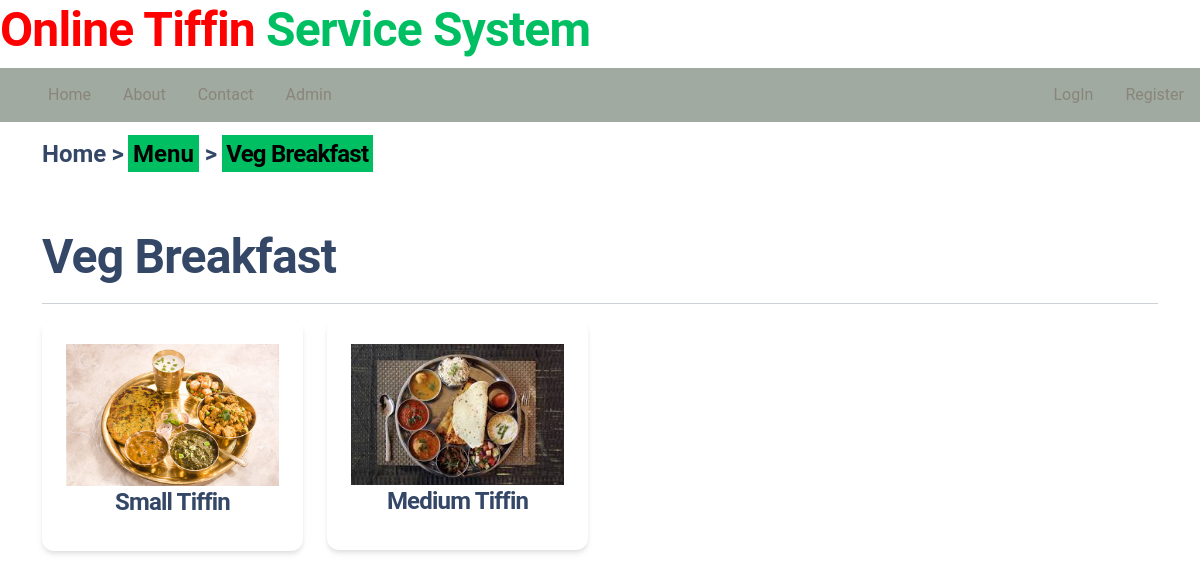
/TifFetch.php?category=Vegetarian Breakfast tiffin, run on the app's committed database.
### tables this page shows
CREATE TABLE `categories` (
  `id` int(11) NOT NULL,
  `Name` varchar(50) NOT NULL,
  `slug` varchar(50) NOT NULL,
  `Description` mediumtext NOT NULL,
  `Image` varchar(100) NOT NULL
);

CREATE TABLE `tiffins` (
  `Id` int(11) NOT NULL,
  `Category_Id` int(11) NOT NULL,
  `Name` varchar(191) NOT NULL,
  `Slug` varchar(100) NOT NULL,
  `Description` mediumtext NOT NULL,
  `Image` varchar(191) NOT NULL,
  `Price` int(11) NOT NULL
);

### Functions/UserFunctions.php (called while the page is built, shortened)
<?Php
include ('Connection.php');
function getSlugActive($table, $slug)
{
global $conn;
    $query = "SELECT * FROM $table WHERE slug = '$slug' LIMIT 1";
    return $result = mysqli_query($conn,$query);
}
function getTiffByCategory($category_id)
{
    global $conn;
    $query = "SELECT * FROM tiffins WHERE Category_Id = '$category_id'";
    return $result = mysqli_query($conn,$query);
}
?>

### TifFetch.php (the view, shortened to what this page needs)
<?php
include 'navbar.php';
include ('Functions/UserFunctions.php');
if(isset($_GET['category'])){
$category_slug = $_GET['category'];
$category_data = getSlugActive("categories",$category_slug);
$category = mysqli_fetch_array($category_data);
$cid = $category['id'];
?>
<!DOCTYPE html>
<html lang="en">
<head>
    <link rel="stylesheet" href="CSS/I2.css">
    <link rel="stylesheet" href="Admin/Assets/css/material-dashboard.min.css">
    <link rel="stylesheet" href="Admin/Assets/js/bootstrap.bundle.min.js">
</head>
<body>
    <div class="tag">
        <div class="container">
        <span>
            <h4 style="font: size 30px; " class="Atag"><a href="Index.php"> Home</a> >
            <a href="Catfetch.php">
                <mark style="background-color: rgb(0,191,99);">Menu</mark>
            </a> >
            <mark style="background-color: rgb(0,191,99);"><?= $category['Name']; ?></mark></h4>
            </div>
        </div>
    <div class="py-5">
        <div class="container">
            <div class="row">
                <div class="col-md-12">
                    <h1><?= $category['Name']; ?></h1>
                    <hr style="background-color:rgb(52,71,103)">
                    <div class="row">
                        <?php
                        $tiffin = getTiffByCategory($cid);
                        if (mysqli_num_rows($tiffin) > 0) {
                            foreach ($tiffin as $item) {
                        ?>
                            <div class="col-md-3 mb-2">
                                <a href="TiffinView.php?tiffin=<?= $item['Slug']; ?>">
                                <div class="card shadow">
                                    <div class="card-body">
                                        <img src="Uploads/<?= $item['Image']; ?>" alt="Tiffin Image" class="w-100">
                                        <h4 class="text-center"><?= $item['Name']; ?></h4>
                                    </div>
                                </div>
                            </a>
                            </div>
                        <?php
                            }
                        } else {
                            echo "no data available";
                        }
                        ?>
                    </div>
                </div>
            </div>
        </div>
    </div>
                <?php  }
                else
                {
                    echo "Something went wrong";
                }
                ?>
</body>
</html>

### data on the page
categories: Name "Veg Breakfast"
tiffins: Image (picture), Name "Small Tiffin"
tiffins: Image (picture), Name "Medium Tiffin"
